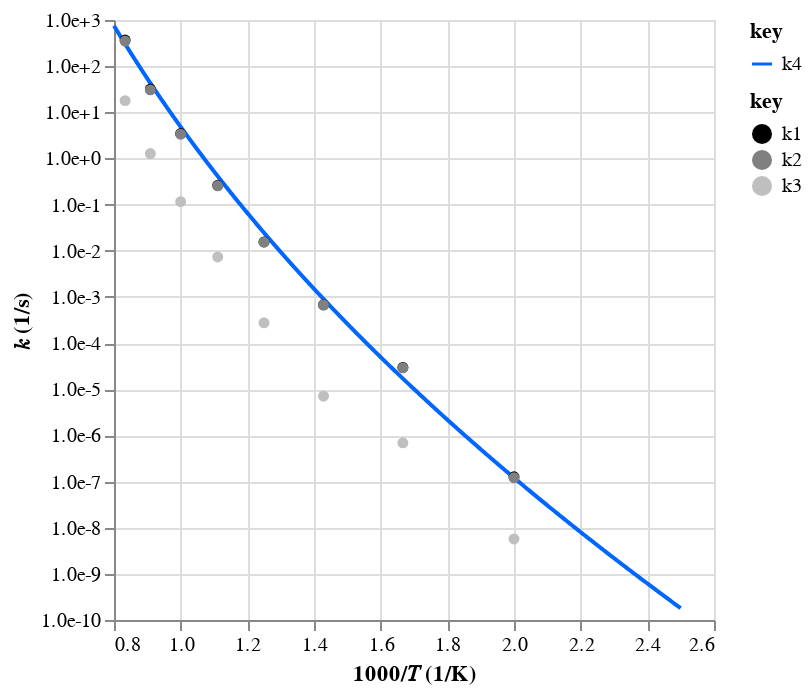

Notebook code cell kept with this figure:
### Code cell
# S(722)r0 = S(728)e  (open -> 4-ene-5-hydroperoxy)
# S(722)r0 = S(728)z
open45e_mess_out = """
W2->W6

P\T           500       600       700       800       900     1e+03   1.1e+03   1.2e+03   1.3e+03   1.4e+03   1.5e+03   1.6e+03   1.7e+03   1.8e+03   1.9e+03     2e+03
0.1       1.6e-07  3.17e-07  2.87e-06   0.00014   0.00411    0.0709     0.761      10.6        83       534  2.69e+03  9.39e+03  3.64e+04  7.92e+04  1.54e+05   3.9e+05
1        1.21e-07   2.9e-05  0.000667    0.0153     0.255      3.35      30.6       350  2.47e+03  1.45e+04  6.47e+04  2.17e+05  6.96e+05  1.56e+06  3.03e+06  6.88e+06
10       0.000276    0.0244     0.477      4.53      31.2       198  1.08e+03  6.71e+03  3.36e+04  1.55e+05  5.67e+05  1.75e+06  4.66e+06  1.04e+07     2e+07  4.11e+07
100       0.00807      1.56      49.5       526  2.96e+03  1.19e+04   3.9e+04  1.25e+05  3.68e+05   1.1e+06  3.05e+06  7.98e+06  1.84e+07   3.9e+07  7.21e+07  1.39e+08
O-O        0.0195      6.73       445  1.04e+04  1.22e+05  8.79e+05  4.43e+06  1.71e+07  5.35e+07  1.43e+08  3.34e+08  7.03e+08  1.36e+09  2.43e+09  4.11e+09  6.58e+09
"""
open45z_mess_out = """
W2->W7

P\T           500       600       700       800       900     1e+03   1.1e+03   1.2e+03   1.3e+03   1.4e+03   1.5e+03   1.6e+03   1.7e+03   1.8e+03   1.9e+03     2e+03
0.1      2.13e-09   1.6e-08  6.65e-08  2.98e-06  0.000105   0.00231    0.0299     0.528      4.97      51.1       258  1.38e+03  4.77e+03  1.19e+04  2.57e+04  7.15e+04
1        5.69e-09  6.89e-07  7.07e-06  0.000275   0.00733     0.116      1.28      17.9       155  1.32e+03  6.38e+03  2.93e+04  9.36e+04  2.39e+05  5.16e+05  1.28e+06
10       3.73e-06  0.000522   0.00571     0.159      1.31      9.67      60.6       428  2.52e+03  1.45e+04  6.12e+04  2.31e+05  6.69e+05  1.69e+06  3.57e+06  8.03e+06
100       0.00022    0.0616      2.52      32.3       210       953  3.43e+03   1.2e+04  3.84e+04  1.28e+05  3.91e+05  1.16e+06  2.93e+06  6.85e+06  1.38e+07  2.88e+07
O-O      0.000661     0.355      32.5       982  1.41e+04   1.2e+05  6.93e+05  3.01e+06  1.05e+07  3.06e+07  7.75e+07  1.75e+08  3.61e+08  6.86e+08  1.22e+09  2.05e+09
"""
open45e_rxn_data = ac.rate.from_mess_channel_output(open45e_mess_out)
open45z_rxn_data = ac.rate.from_mess_channel_output(open45z_mess_out)
open45_rxn_data = open45e_rxn_data + open45z_rxn_data
open45_rxn_fit = ac.rate.fit_plog(open45_rxn_data, sanitize=False)
ac.rate.display([open45_rxn_data, open45e_rxn_data, open45z_rxn_data, open45_rxn_fit])

### Figure 1 — Vega-Lite specification as saved in the notebook (floating-point values rounded to 4 significant figures; data arrays with more than 128 entries replaced by an {"elided": "..."} marker saying what was removed)
{"config": {"view": {"continuousWidth": 300, "continuousHeight": 300}}, "layer": [{"data": {"name": "data-70e7b34898a29ad468787eb5b9060af2"}, "mark": {"type": "line"}, "encoding": {"color": {"field": "key", "scale": {"domain": ["k4"], "range": ["#0066ff"]}, "type": "nominal"}, "x": {"field": "x", "scale": {"zero": false}, "title": "1000/𝑇 (1/K)", "type": "quantitative"}, "y": {"axis": {"format": ".1e", "values": [1e-10, 1e-09, 1e-08, 1e-07, 1e-06, 1e-05, 0.0001, 0.001, 0.01, 0.1, 1, 10, 100, 1000, 10000]}, "field": "value", "scale": {"type": "log"}, "title": "𝑘 (1/s)", "type": "quantitative"}}, "transform": [{"fold": ["k4"]}]}, {"data": {"name": "data-e45691892a5412955204dba8a062d0d9"}, "mark": {"type": "point", "filled": true, "opacity": 1}, "encoding": {"color": {"field": "key", "scale": {"domain": ["k1", "k2", "k3"], "range": ["#000000", "#808080ff", "#bfbfbfff"]}, "type": "nominal"}, "x": {"field": "x", "scale": {"zero": false}, "title": "1000/𝑇 (1/K)", "type": "quantitative"}, "y": {"axis": {"format": ".1e", "values": [1e-08, 1e-07, 1e-06, 1e-05, 0.0001, 0.001, 0.01, 0.1, 1, 10, 100, 1000, 10000]}, "field": "value", "scale": {"type": "log"}, "title": "𝑘 (1/s)", "type": "quantitative"}}, "transform": [{"fold": ["k1", "k2", "k3"]}]}], "resolve": {"scale": {"color": "independent"}}, "$schema": "https://vega.github.io/schema/vega-lite/v5.20.1.json", "datasets": {"data-70e7b34898a29ad468787eb5b9060af2": {"elided": "1000 records"}, "data-e45691892a5412955204dba8a062d0d9": [{"x": 2.0, "k1": 1.267e-07, "k2": 1.21e-07, "k3": 5.69e-09}, {"x": 1.667, "k1": 2.969e-05, "k2": 2.9e-05, "k3": 6.89e-07}, {"x": 1.429, "k1": 0.0006741, "k2": 0.000667, "k3": 7.07e-06}, {"x": 1.25, "k1": 0.01557, "k2": 0.0153, "k3": 0.000275}, {"x": 1.111, "k1": 0.2623, "k2": 0.255, "k3": 0.00733}, {"x": 1.0, "k1": 3.466, "k2": 3.35, "k3": 0.116}, {"x": 0.9091, "k1": 31.88, "k2": 30.6, "k3": 1.28}, {"x": 0.8333, "k1": 367.9, "k2": 350.0, "k3": 17.9}]}}
